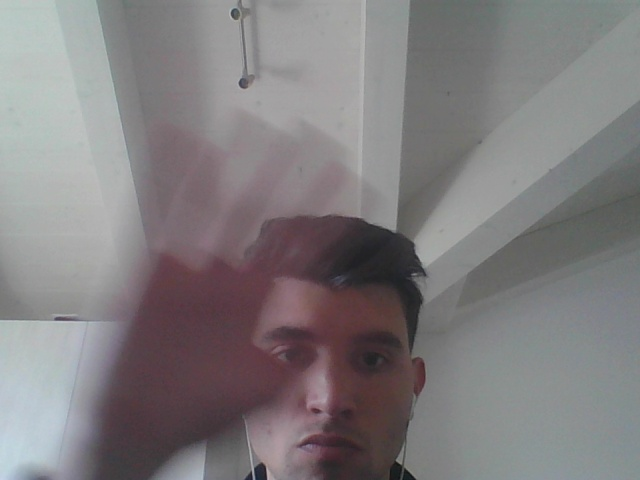
#> input picture Lab1/img0.jpg, 640 x 480 px; its folder holds only this picture in this run
$ python -i morphological_op.py   (imports and definitions only)
#> lines starting #> are read from the running program, lines starting #| are printed output that depends on the picture
from __future__ import print_function
import cv2 as cv
import numpy as np
import argparse

src = None
erosion_size = 0
max_elem = 2
max_kernel_size = 21
title_trackbar_element_shape = 'Element:\n 0: Rect \n 1: Cross \n 2: Ellipse'
title_trackbar_kernel_size = 'Kernel size:\n 2n +1'
title_erosion_window = 'Erosion Demo'
title_dilation_window = 'Dilation Demo'

def main(image):
#> called with image = '../Lab1/img0.jpg'
    global src
    src = cv.imread(cv.samples.findFile(image))
#> src is the input picture: shape (480, 640, 3); mean B, G, R 126.4, 124.8, 128.4
    if src is None:
        print('Could not open or find the image: ', image)
        exit(0)
    cv.namedWindow(title_erosion_window)
    cv.createTrackbar(title_trackbar_element_shape, title_erosion_window, 0, max_elem, erosion)
#> slider 'Element:\n 0: Rect \n 1: Cross \n' is set to 1
    cv.createTrackbar(title_trackbar_kernel_size, title_erosion_window, 0, max_kernel_size, erosion)
#> slider 'Kernel size:\n 2n +1' is set to 7
    cv.namedWindow(title_dilation_window)
    cv.createTrackbar(title_trackbar_element_shape, title_dilation_window, 0, max_elem, dilatation)
#> slider 'Element:\n 0: Rect \n 1: Cross \n' is set to 1
    cv.createTrackbar(title_trackbar_kernel_size, title_dilation_window, 0, max_kernel_size, dilatation)
#> slider 'Kernel size:\n 2n +1' is set to 7
    erosion(0)
    dilatation(0)
    cv.waitKey()

# optional mapping of values with morphological shapes
def morph_shape(val):
    if val == 0:
        return cv.MORPH_RECT
    elif val == 1:
        return cv.MORPH_CROSS
    elif val == 2:
        return cv.MORPH_ELLIPSE

def erosion(val):
#> called with val = 0
    erosion_size = cv.getTrackbarPos(title_trackbar_kernel_size, title_erosion_window)
    erosion_shape = morph_shape(cv.getTrackbarPos(title_trackbar_element_shape, title_erosion_window))

    element = cv.getStructuringElement(erosion_shape, (2 * erosion_size + 1, 2 * erosion_size + 1),
                                       (erosion_size, erosion_size))

    erosion_dst = cv.erode(src, element)
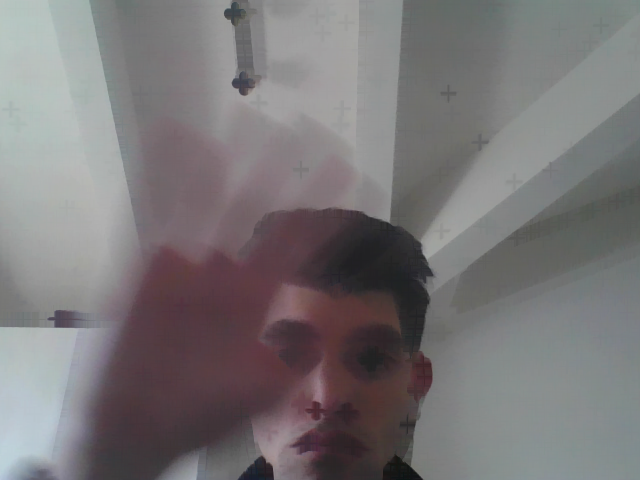
#> erosion_dst: shape (480, 640, 3); mean B, G, R 119.4, 117.9, 121.2
    cv.imshow(title_erosion_window, erosion_dst)

def dilatation(val):
#> called with val = 0
    dilatation_size = cv.getTrackbarPos(title_trackbar_kernel_size, title_dilation_window)
    dilation_shape = morph_shape(cv.getTrackbarPos(title_trackbar_element_shape, title_dilation_window))
    element = cv.getStructuringElement(dilation_shape, (2 * dilatation_size + 1, 2 * dilatation_size + 1),
                                       (dilatation_size, dilatation_size))
    dilatation_dst = cv.dilate(src, element)
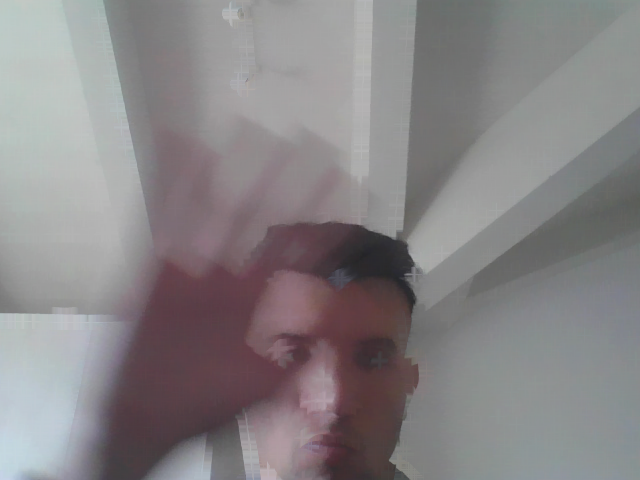
#> dilatation_dst: shape (480, 640, 3); mean B, G, R 133.4, 131.6, 135.3
    cv.imshow(title_dilation_window, dilatation_dst)

def init():
    cv.namedWindow(title_dilation_window)
    cv.createTrackbar(title_trackbar_element_shape, title_dilation_window, 0, max_elem, dilatation)
    cv.createTrackbar(title_trackbar_kernel_size, title_dilation_window, 0, max_kernel_size, dilatation)
    # dilatation()

>>> result = main('../Lab1/img0.jpg')

$ run again, on Lab1/img2.jpg
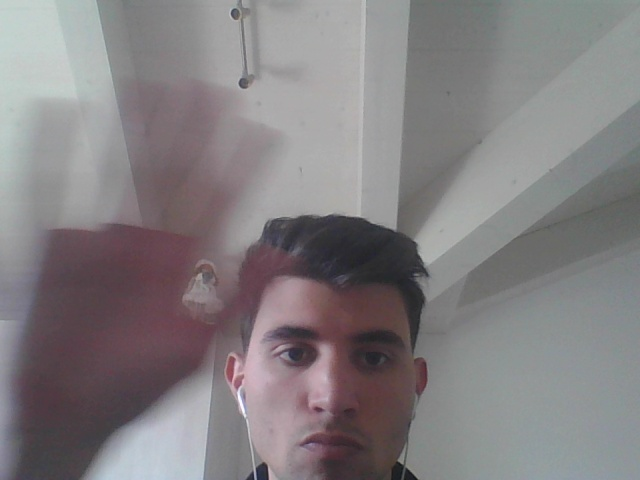
#> input picture Lab1/img2.jpg, 640 x 480 px
#> in main, src is the input picture: shape (480, 640, 3); mean B, G, R 129, 126.9, 131.2
#> in erosion, `erosion_dst = cv.erode(src, element)`:
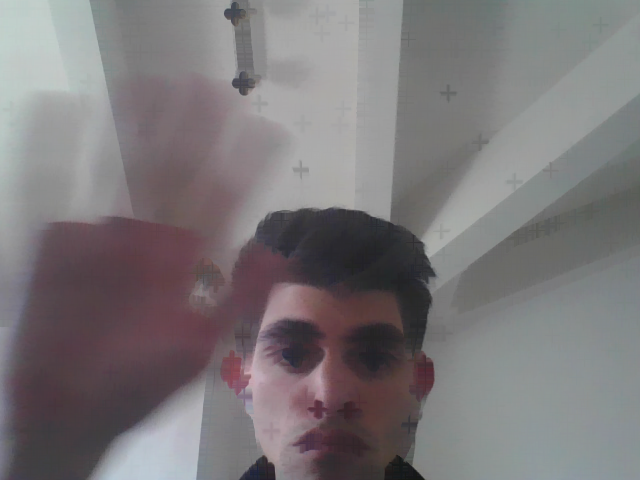
#> erosion_dst: shape (480, 640, 3); mean B, G, R 120.9, 118.8, 122.9
#> in dilatation, `dilatation_dst = cv.dilate(src, element)`:
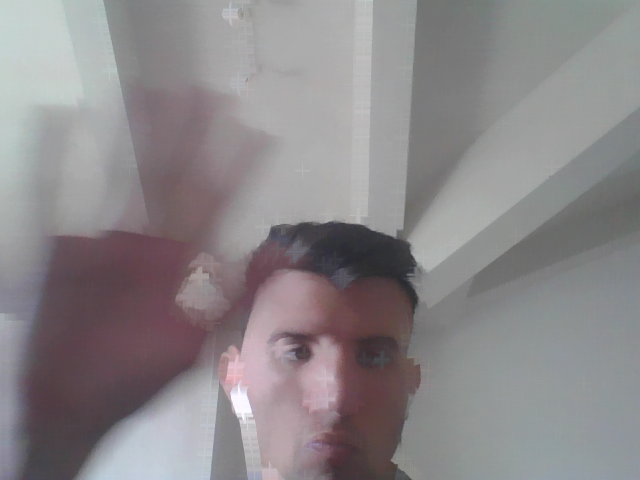
#> dilatation_dst: shape (480, 640, 3); mean B, G, R 137.2, 135, 139.3
